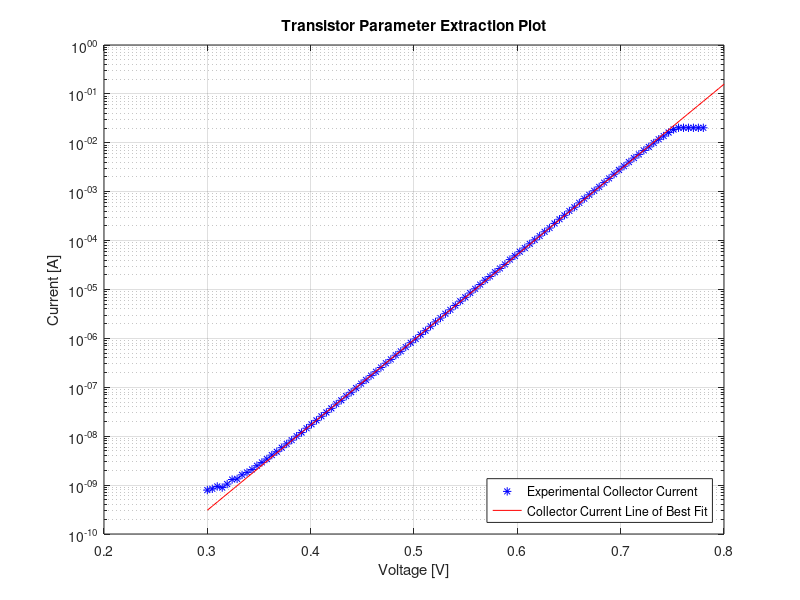
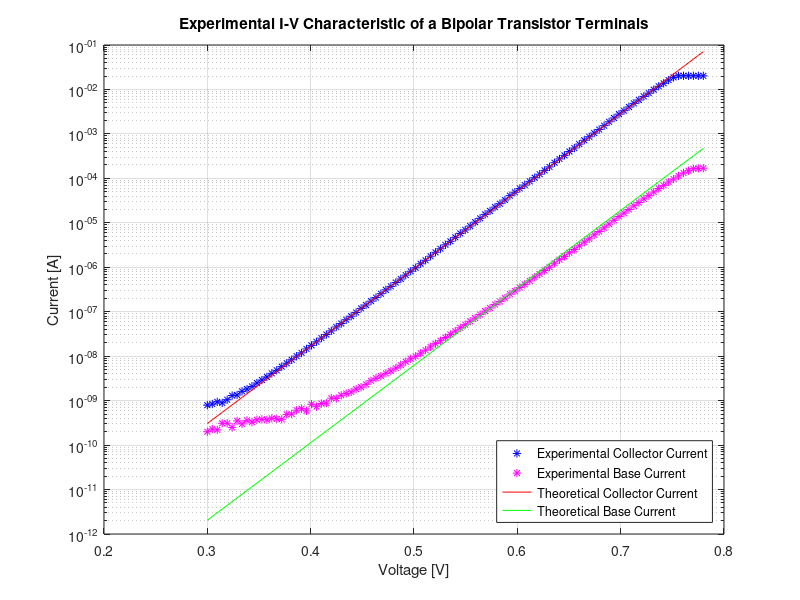
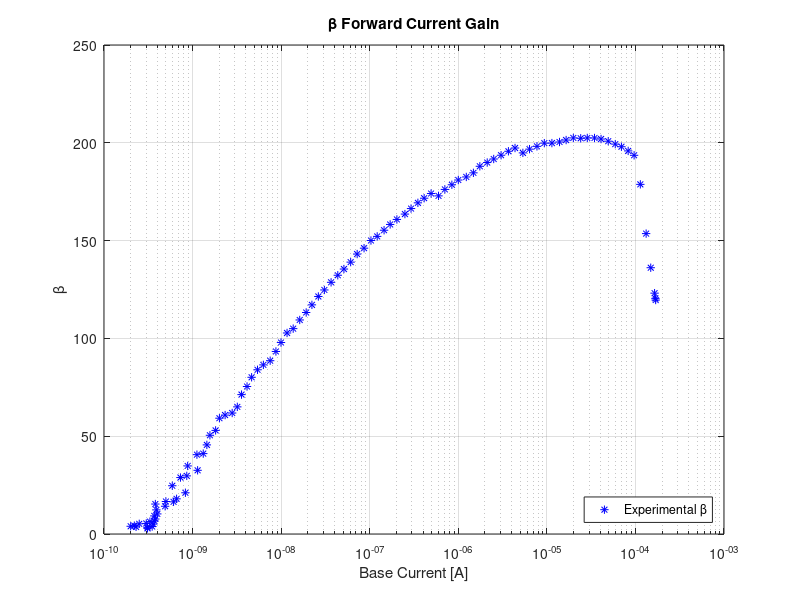
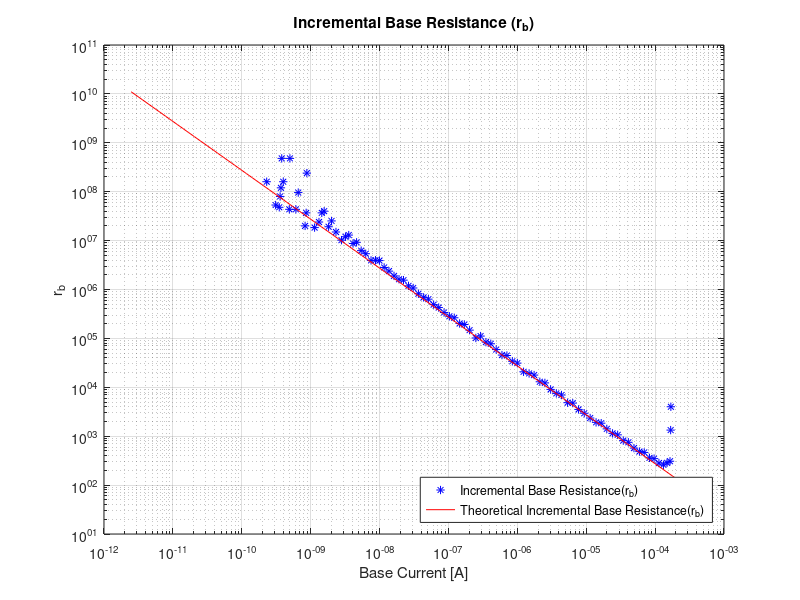

MATLAB code for these plots, in order:
%% Experiment 1
Experiment_1 = load('Experiment_1_NEW.mat');
Experiment_1.Ib = fliplr(Experiment_1.Ib);
Experiment_1.Ib = Experiment_1.Ib + 1.350e-09;
Experiment_1.Ie = (-1)*fliplr(Experiment_1.Ie);
Experiment_1.Vb = fliplr(Experiment_1.Vb);
Experiment_1.Ic = Experiment_1.Ie - Experiment_1.Ib;

Theoretical_1.Vb = Experiment_1.Vb(22:95);
x = linspace(0.3, 0.8, 100);
fit = polyfit(Theoretical_1.Vb,log(Experiment_1.Ic(22:95)),1);
line = exp(fit(1) * x + fit(2));

%U_T = (0.026);
U_T = 1/(fit(1));
I_s = exp(fit(2));

% Beta is assumed to be 100~.
Theoretical_Beta = 150;
Theoretical_1.Ib = (I_s./Theoretical_Beta)*exp(Experiment_1.Vb/U_T);
Theoretical_1.Ic = I_s*exp((Experiment_1.Vb)/U_T);
Theoretical_1.Ie = Theoretical_1.Ic + Theoretical_1.Ib;
Theoretical_1.rb = diff(Experiment_1.Vb)./diff(Theoretical_1.Ib);
Theoretical_1.gm = diff(Theoretical_1.Ic)./diff(Experiment_1.Vb);

figure
semilogy(Experiment_1.Vb,Experiment_1.Ic,'b*')
hold on
semilogy(x,line,'r-');
title('Transistor Parameter Extraction Plot')
xlabel('Voltage [V]')
ylabel('Current [A]')
legend('Experimental Collector Current','Collector Current Line of Best Fit','Location','Southeast')
grid on
hold off

figure
semilogy(Experiment_1.Vb,Experiment_1.Ic,'b*')
hold on
semilogy(Experiment_1.Vb,Experiment_1.Ib,'m*')
semilogy(Experiment_1.Vb,Theoretical_1.Ic,'r-')
semilogy(Experiment_1.Vb,Theoretical_1.Ib,'g-')
title('Experimental I-V Characteristic of a Bipolar Transistor Terminals')
xlabel('Voltage [V]')
ylabel('Current [A]')
legend('Experimental Collector Current','Experimental Base Current','Theoretical Collector Current','Theoretical Base Current','Location','Southeast')
grid on
hold off

% If we want to plot a range of Currents
% figure
% semilogy(Experiment_1.Vb(16:55),Experiment_1.Ic(16:55),'b*')
% hold on
% semilogy(Experiment_1.Vb(16:55),Experiment_1.Ib(16:55),'r*')
% semilogy(x(16:end),line(16:end),'g-','LineWidth',1.5);
% semilogy(Experiment_1.Vb(16:55),theoretical_Ic(16:55),'g*')
% title('Experimental I-V Characteristic of a Bipolar Transistor Terminals')
% xlabel('Voltage [V]')
% ylabel('Current [A]')
% legend('Experimental Collector Current','Experimental Base Current','Base Current Line of Best Fit','Location','Southeast')
% grid on
% hold off

figure
semilogx(Experiment_1.Ib,Experiment_1.Ic./Experiment_1.Ib,'b*')
hold on
title('\beta Forward Current Gain')
xlabel('Base Current [A]')
ylabel('\beta')
legend('Experimental \beta','Location','Southeast')
grid on
hold off

figure
loglog(Experiment_1.Ib(2:end),diff(Experiment_1.Vb)./diff(Experiment_1.Ib),'b*')
hold on
loglog(Theoretical_1.Ib(2:end),diff(Experiment_1.Vb)./diff(Theoretical_1.Ib),'r-')
title('Incremental Base Resistance (r_{b})')
xlabel('Base Current [A]')
ylabel('r_{b}')
legend('Incremental Base Resistance(r_{b})','Theoretical Incremental Base Resistance(r_{b})','Location','Southeast')
grid on
hold off

figure
loglog(Experiment_1.Ic(2:end),diff(Experiment_1.Ic)./diff(Experiment_1.Vb),'b*')
hold on
loglog(Theoretical_1.Ic(2:end),diff(Theoretical_1.Ic)./diff(Experiment_1.Vb),'r-')
title('Incremental Transconductance Gain (g_{m})')
xlabel('Collector Current [A]')
ylabel('g_{m}')
legend('Experimental Incremental Transconductance Gain (g_{m})','Theoretical Incremental Transconductance Gain (g_{m})','Location','Southeast')
grid on
hold off

%% Experiment 2
% Find U_T and I_s for the didoe

U_T = 0.024923146021446;

Experiment_2_200 = load('Experiment_2-200_NEW.mat');
Experiment_2_200.Ib = fliplr(Experiment_2_200.Ib)+5.4e-9;
Experiment_2_200.Ie = (-1)*fliplr(Experiment_2_200.Ie);
Experiment_2_200.Vb = fliplr(Experiment_2_200.Vb);

x200 = linspace(0.35,0.75,200);
fit200 = polyfit(Experiment_2_200.Vb(8:13),log(Experiment_2_200.Ie(8:13)),1);
line200 = exp(fit200(1)*x200 + fit200(2));
slope200 = fit200(1);
intercept200 = exp(fit200(2));

Experiment_2_2k = load('Experiment_2-2k_NEW.mat');
Experiment_2_2k.Ib = fliplr(Experiment_2_2k.Ib)+4.77e-10;
Experiment_2_2k.Ie = (-1)*fliplr(Experiment_2_2k.Ie);
Experiment_2_2k.Vb = fliplr(Experiment_2_2k.Vb);

x2k = linspace(0.35,0.65,200);
fit2k = polyfit(Experiment_2_2k.Vb(8:13),log(Experiment_2_2k.Ie(8:13)),1);
line2k = exp(fit2k(1)*x2k + fit2k(2));
slope2k = fit2k(1);
intercept2k = exp(fit2k(2));

Experiment_2_20k = load('Experiment_2-20k_NEW.mat');
Experiment_2_20k.Ib = fliplr(Experiment_2_20k.Ib)+1e-8;
Experiment_2_20k.Ie = (-1)*fliplr(Experiment_2_20k.Ie);
Experiment_2_20k.Vb = fliplr(Experiment_2_20k.Vb);

x20k = linspace(0.4,0.65,200);
fit20k = polyfit(Experiment_2_20k.Vb(9:13),log(Experiment_2_20k.Ie(9:13)),1);
line20k = exp(fit20k(1)*x20k + fit20k(2));
slope20k = fit20k(1);
intercept20k = exp(fit20k(2));

Experiment_2_200.Ic = Experiment_2_200.Ie - Experiment_2_200.Ib;
Experiment_2_2k.Ic = Experiment_2_2k.Ie - Experiment_2_2k.Ib;
Experiment_2_20k.Ic = Experiment_2_20k.Ie - Experiment_2_20k.Ib;

figure
semilogy(Experiment_2_200.Vb,Experiment_2_200.Ic,'b*')
hold on
semilogy(Experiment_2_2k.Vb,Experiment_2_2k.Ic,'g*')
semilogy(Experiment_2_20k.Vb,Experiment_2_20k.Ic,'m*')
semilogy(x200,line200,'r-');
semilogy(x2k,line2k,'k-');
semilogy(x20k,line20k,'c-');
title('Emitter-Degenerated Bipolar Collector Current Characteristics')
xlabel('Base Voltage [V]')
ylabel('Collector Current [A]')
legend('Experimental R = 200 \Omega','Experimental R = 2k \Omega','Experimental R = 20k \Omega',...
    'Theoretical R = 200 \Omega','Theoretical R = 2k \Omega','Theoretical R = 20k \Omega','Location','Southeast')
grid on
hold off

x200Ic = linspace(0.6,4.85,200);
fit200Ic = polyfit(Experiment_2_200.Vb(13:98),(Experiment_2_200.Ic(13:98)),1);
line200Ic = (fit200Ic(1)*x200Ic + fit200Ic(2));
slope200Ic = fit200Ic(1);
intercept200Ic = (fit200Ic(2));

figure
plot(Experiment_2_200.Vb,Experiment_2_200.Ic,'b*')
hold on
plot(x200Ic,line200Ic,'r-')
title('Emitter-Degenerated Bipolar Collector Current Characteristics R = 200 \Omega')
xlabel('Base Voltage [V]')
ylabel('Collector Current [A]')
legend('Experimental R = 200 \Omega','Theoretical R = 200 \Omega','Location','Southeast')
grid on
hold off

x2kIc = linspace(0.6,4.85,200);
fit2kIc = polyfit(Experiment_2_2k.Vb(13:98),(Experiment_2_2k.Ic(13:98)),1);
line2kIc = (fit2kIc(1)*x2kIc + fit2kIc(2));
slope2kIc = fit2kIc(1);
intercept2kIc = (fit2kIc(2));

figure
plot(Experiment_2_2k.Vb,Experiment_2_2k.Ic,'b*')
hold on
plot(x2kIc,line2kIc,'r-')
title('Emitter-Degenerated Bipolar Collector Current Characteristics R = 2k \Omega')
xlabel('Base Voltage [V]')
ylabel('Collector Current [A]')
legend('Experimental R = 2k \Omega','Theoretical R = 2k \Omega','Location','Southeast')
grid on
hold off

x20kIc = linspace(0.6,4.85,200);
fit20kIc = polyfit(Experiment_2_20k.Vb(13:98),(Experiment_2_20k.Ic(13:98)),1);
line20kIc = (fit20kIc(1)*x20kIc + fit20kIc(2));
slope20kIc = fit20kIc(1);
intercept20kIc = (fit20kIc(2));

figure
plot(Experiment_2_20k.Vb,Experiment_2_20k.Ic,'b*')
hold on
plot(x20kIc,line20kIc,'r-')
title('Emitter-Degenerated Bipolar Collector Current Characteristics with R = 20k \Omega')
xlabel('Base Voltage [V]')
ylabel('Collector Current [A]')
legend('Experimental R = 20k \Omega','Theoretical R = 20k \Omega','Location','Southeast')
grid on
hold off

x200Rb = linspace(5e-9,5e-6,200);
fit200Rb = polyfit(log(Experiment_2_200.Ib(11:13)),log(Theoretical_Beta*200*(1 + U_T./(200*Theoretical_Beta*Experiment_2_200.Ib(11:13)))),1);
line200Rb = exp(fit200Rb(1)*x200Rb + fit200Rb(2));
slope200Rb = fit200Rb(1);
intercept200Rb = exp(fit200Rb(2));

Theoretical_Beta = 150;
% Rb for each resistor
figure
loglog(Experiment_2_200.Ib,Theoretical_Beta*200*(1 + U_T./(200*Theoretical_Beta*Experiment_2_200.Ib)),'b*')
hold on
plot(x200Rb,line200Rb,'-r')
title('Incremental Base Resistance(R_{b}) of Degenerated Bipolar Transistor Terminals with R = 200 \Omega')
xlabel('Base Current [A]')
ylabel('R_{b}')
legend('Incremental Base Resistance(R_{b})','Theoretical Incremental Base Resistance(R_{b})','Location','Southeast')
grid on
hold off

figure
loglog(Experiment_2_2k.Ib,Theoretical_Beta*2000*(1 + U_T./(2000*Theoretical_Beta*Experiment_2_2k.Ib)),'b*')
hold on
title('Incremental Base Resistance(R_{b}) of Degenerated Bipolar Transistor Terminals with R = 2 k\Omega')
xlabel('Base Current [A]')
ylabel('R_{b}')
legend('Incremental Base Resistance(R_{b})','Theoretical Incremental Base Resistance(R_{b})','Location','Southeast')
grid on
hold off

figure
loglog(Experiment_2_20k.Ib,Theoretical_Beta*20000*(1 + U_T./(20000*Theoretical_Beta*Experiment_2_20k.Ib)),'b*')
hold on
title('Incremental Base Resistance(R_{b}) of Degenerated Bipolar Transistor Terminals with R = 20 k\Omega')
xlabel('Base Current [A]')
ylabel('R_{b}')
legend('Incremental Base Resistance(R_{b})','Theoretical Incremental Base Resistance(R_{b})','Location','Southeast')
grid on
hold off

% Gm for each resistor
figure
loglog(Experiment_2_200.Ic,(1/200)*(1+((U_T/200)./Experiment_2_200.Ic)),'b*')
hold on
title('Incremental Transconductance Gain (G_{m}) of Degenerated Bipolar Transistor with R = 200 \Omega')
xlabel('Collector Current [A]')
ylabel('G_{m}')
legend('Experimental Incremental Transconductance Gain (G_{m})','Theoretical Incremental Transconductance Gain (G_{m})','Location','Southeast')
grid on
hold off

figure
loglog(Experiment_2_2k.Ic,(1/2000)*(1+((U_T/2000)./Experiment_2_2k.Ic)),'b*')
hold on
title('Incremental Transconductance Gain (G_{m}) of Degenerated Bipolar Transistor with R = 2 k\Omega')
xlabel('Collector Current [A]')
ylabel('G_{m}')
legend('Experimental Incremental Transconductance Gain (G_{m})','Theoretical Incremental Transconductance Gain (G_{m})','Location','Southeast')
grid on
hold off

figure
loglog(Experiment_2_20k.Ic,(1/20000)*(1+((U_T/20000)./Experiment_2_20k.Ic)),'b*')
hold on
title('Incremental Transconductance Gain (G_{m}) of Degenerated Bipolar Transistor with R = 20 k\Omega')
xlabel('Collector Current [A]')
ylabel('G_{m}')
legend('Experimental Incremental Transconductance Gain (G_{m})','Theoretical Incremental Transconductance Gain (G_{m})','Location','Southeast')
grid on
hold off

%% Experiment 3

%--
Experiment_1 = load('Experiment_1_NEW.mat');
Experiment_1.Ib = fliplr(Experiment_1.Ib);
Experiment_1.Ib = Experiment_1.Ib + 1.350e-09;
Experiment_1.Ie = (-1)*fliplr(Experiment_1.Ie);
Experiment_1.Vb = fliplr(Experiment_1.Vb);
Experiment_1.Ic = Experiment_1.Ie - Experiment_1.Ib;
Theoretical_1.Vb = Experiment_1.Vb(16:37);
x = linspace(0.3, 0.8, 100);
fit = polyfit(Theoretical_1.Vb,log(Experiment_1.Ic(16:37)),1);
line = exp(fit(1) * x + fit(2));
U_T = 1/(fit(1));
I_s = exp(fit(2));
%--

Experiment_3 = load('Experiment_3-20k_NEW.mat');
Experiment_3.Ib = fliplr(Experiment_3.Ib);
Experiment_3.Vb = fliplr(Experiment_3.Vb);
Experiment_3.Ve = fliplr(Experiment_3.Ve);

x = linspace(0.5,5,200);
fit2 = polyfit(Experiment_3.Vb(11:end),Experiment_3.Ve(11:end),1);
line2 = fit2(1)*x + fit2(2);
slope2 = fit2(1);
intercept2 = fit2(2);

figure
plot(Experiment_3.Vb(1:2:end),Experiment_3.Ve(1:2:end),'b*')
hold on
plot(x, line2, 'r-');
xlabel('V_{in} [V]')
ylabel('V_{out} [V]')
title('Voltage Transfer Characteristics for Common-Collector Amplifier Circuit')
legend('Experimental V_{in} vs. V_{out}','Theoretical V_{in} vs. V_{out}','Location','Southeast')
%legend('Experimental R_1 = 51 k\Omega','Experimental R_1 = 60 k\Omega','Experimental R_1 = 71 k\Omega','Location','Northwest')
grid on
hold off



%% Experiment 4

%--
Experiment_1 = load('Experiment_1_NEW.mat');
Experiment_1.Ib = fliplr(Experiment_1.Ib);
Experiment_1.Ib = Experiment_1.Ib + 1.350e-09;
Experiment_1.Ie = (-1)*fliplr(Experiment_1.Ie);
Experiment_1.Vb = fliplr(Experiment_1.Vb);
Experiment_1.Ic = Experiment_1.Ie - Experiment_1.Ib;
Theoretical_1.Vb = Experiment_1.Vb(16:37);
x = linspace(0.3, 0.8, 100);
fit = polyfit(Theoretical_1.Vb,log(Experiment_1.Ic(16:37)),1);
line = exp(fit(1) * x + fit(2));
U_T = 1/(fit(1));
I_s = exp(fit(2));
%--

Experiment_4_51k = load('Experiment_4-51k.mat');
Experiment_4_51k.Ib = fliplr(Experiment_4_51k.Ib);
Experiment_4_51k.Vb = fliplr(Experiment_4_51k.Vb);
Experiment_4_51k.Vout = fliplr(Experiment_4_51k.Vout);

x51 = linspace(0.5,3.6,200);
fit51 = polyfit(Experiment_4_51k.Vb(10:70),Experiment_4_51k.Vout(10:70),1);
line51 = fit51(1)*x51 + fit51(2);
slope51 = fit51(1);
intercept51 = fit51(2);

x512 = linspace(3.5,5,200);
fit512 = polyfit(Experiment_4_51k.Vb(70:end),Experiment_4_51k.Vout(70:end),1);
line512 = fit512(1)*x512 + fit512(2); 
slope512 = fit512(1);
intercept512 = fit512(2);

Experiment_4_60k = load('Experiment_4-60k.mat');
Experiment_4_60k.Ib = fliplr(Experiment_4_60k.Ib);
Experiment_4_60k.Vb = fliplr(Experiment_4_60k.Vb);
Experiment_4_60k.Vout = fliplr(Experiment_4_60k.Vout);

x60 = linspace(0.5,3.3,200);
fit60 = polyfit(Experiment_4_60k.Vb(10:70),Experiment_4_60k.Vout(10:70),1);
line60 = fit60(1)*x60 + fit60(2);
slope60= fit60(1);
intercept60 = fit60(2);

x602 = linspace(3.3,5,200);
fit602 = polyfit(Experiment_4_60k.Vb(70:end),Experiment_4_60k.Vout(70:end),1);
line602 = fit602(1)*x602 + fit602(2); 
slope602 = fit602(1);
intercept602 = fit602(2);

Experiment_4_71k = load('Experiment_4-71k.mat');
Experiment_4_71k.Ib = fliplr(Experiment_4_71k.Ib);
Experiment_4_71k.Vb = fliplr(Experiment_4_71k.Vb);
Experiment_4_71k.Vout = fliplr(Experiment_4_71k.Vout);

x71 = linspace(0.5,3.1,200);
fit71 = polyfit(Experiment_4_71k.Vb(10:60),Experiment_4_71k.Vout(10:60),1);
line71 = fit71(1)*x71 + fit71(2);
slope71= fit71(1);
intercept71 = fit71(2);

x712 = linspace(3.1,5,200);
fit712 = polyfit(Experiment_4_71k.Vb(60:end),Experiment_4_71k.Vout(60:end),1);
line712 = fit712(1)*x712 + fit712(2); 
slope712 = fit712(1);
intercept712 = fit712(2);

figure
plot(Experiment_4_51k.Vb,Experiment_4_51k.Vout,'b*')
hold on
plot(x51, line51, 'r-');
plot(x512, line512, 'r-');
plot(Experiment_4_60k.Vb,Experiment_4_60k.Vout,'g*')
plot(x60, line60, 'k-');
plot(x602, line602, 'k-');
plot(Experiment_4_71k.Vb,Experiment_4_71k.Vout,'m*')
plot(x71, line71, 'c-');
plot(x712, line712, 'c-');
plot(Experiment_3.Vb(1:2:end),Experiment_3.Ve(1:2:end),'y*')
xlabel('V_{in} [V]')
ylabel('V_{out} [V]')
title('Voltage Transfer Characteristics for Inverter Circuit')
legend('Experimental R_1 = 51 k\Omega','Theoretical Line of Best Fit for Mode 1 operation (R_1 = 51 k\Omega)'...
    ,'Theoretical Line of Best Fit for Mode 2 operation (R_1 = 51 k\Omega)','Experimental R_1 = 60 k\Omega',...
    'Theoretical Line of Best Fit for Mode 1 operation (R_1 = 60 k\Omega)',...
    'Theoretical Line of Best Fit for Mode 2 operation (R_1 = 60 k\Omega)','Experimental R_1 = 71 k\Omega',...
    'Theoretical Line of Best Fit for Mode 1 operation (R_1 = 71 k\Omega)',...
    'Theoretical Line of Best Fit for Mode 2 operation (R_1 = 71 k\Omega)',...
    'Emitter-Follower VTC from Experiment 3','Location','Southoutside','NumColumns',2)
grid on
hold off
